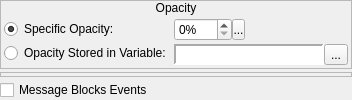
             <widget class="QWidget" name="widget_32" native="true">
              <layout class="QVBoxLayout" name="verticalLayout_14">
               <property name="spacing">
                <number>3</number>
               </property>
               <property name="margin">
                <number>0</number>
               </property>
               <item>
                <widget class="QFrame" name="frame_8">
                 <property name="sizePolicy">
                  <sizepolicy hsizetype="Preferred" vsizetype="Fixed">
                   <horstretch>0</horstretch>
                   <verstretch>0</verstretch>
                  </sizepolicy>
                 </property>
                 <property name="frameShape">
                  <enum>QFrame::StyledPanel</enum>
                 </property>
                 <property name="frameShadow">
                  <enum>QFrame::Raised</enum>
                 </property>
                 <layout class="QVBoxLayout" name="verticalLayout_17">
                  <property name="spacing">
                   <number>0</number>
                  </property>
                  <property name="margin">
                   <number>0</number>
                  </property>
                  <item>
                   <widget class="QLabel" name="label_16">
                    <property name="sizePolicy">
                     <sizepolicy hsizetype="Preferred" vsizetype="Fixed">
                      <horstretch>0</horstretch>
                      <verstretch>0</verstretch>
                     </sizepolicy>
                    </property>
                    <property name="text">
                     <string>Opacity</string>
                    </property>
                    <property name="alignment">
                     <set>Qt::AlignCenter</set>
                    </property>
                   </widget>
                  </item>
                  <item>
                   <widget class="QWidget" name="widget_25" native="true">
                    <layout class="QHBoxLayout" name="horizontalLayout_17">
                     <property name="spacing">
                      <number>3</number>
                     </property>
                     <property name="margin">
                      <number>3</number>
                     </property>
                     <item>
                      <widget class="QWidget" name="widget_26" native="true">
                       <property name="sizePolicy">
                        <sizepolicy hsizetype="Fixed" vsizetype="Preferred">
                         <horstretch>0</horstretch>
                         <verstretch>0</verstretch>
                        </sizepolicy>
                       </property>
                       <layout class="QVBoxLayout" name="verticalLayout_18">
                        <property name="spacing">
                         <number>3</number>
                        </property>
                        <property name="margin">
                         <number>0</number>
                        </property>
                        <item>
                         <widget class="QRadioButton" name="rbSpecificOpacity">
                          <property name="sizePolicy">
                           <sizepolicy hsizetype="Fixed" vsizetype="Fixed">
                            <horstretch>0</horstretch>
                            <verstretch>0</verstretch>
                           </sizepolicy>
                          </property>
                          <property name="text">
                           <string>Specific Opacity:</string>
                          </property>
                          <property name="checked">
                           <bool>true</bool>
                          </property>
                         </widget>
                        </item>
                        <item>
                         <widget class="QRadioButton" name="rbStoredOpacity">
                          <property name="sizePolicy">
                           <sizepolicy hsizetype="Fixed" vsizetype="Fixed">
                            <horstretch>0</horstretch>
                            <verstretch>0</verstretch>
                           </sizepolicy>
                          </property>
                          <property name="text">
                           <string>Opacity Stored in Variable:</string>
                          </property>
                         </widget>
                        </item>
                       </layout>
                      </widget>
                     </item>
                     <item>
                      <widget class="QWidget" name="widget_27" native="true">
                       <layout class="QVBoxLayout" name="verticalLayout_19">
                        <property name="spacing">
                         <number>3</number>
                        </property>
                        <property name="margin">
                         <number>0</number>
                        </property>
                        <item>
                         <widget class="QWidget" name="wOpacity" native="true">
                          <property name="sizePolicy">
                           <sizepolicy hsizetype="Fixed" vsizetype="Fixed">
                            <horstretch>0</horstretch>
                            <verstretch>0</verstretch>
                           </sizepolicy>
                          </property>
                          <layout class="QHBoxLayout" name="horizontalLayout_18">
                           <property name="spacing">
                            <number>0</number>
                           </property>
                           <property name="margin">
                            <number>0</number>
                           </property>
                           <item>
                            <widget class="QSpinBox" name="sbOpacity">
                             <property name="sizePolicy">
                              <sizepolicy hsizetype="Preferred" vsizetype="Fixed">
                               <horstretch>0</horstretch>
                               <verstretch>0</verstretch>
                              </sizepolicy>
                             </property>
                             <property name="accelerated">
                              <bool>true</bool>
                             </property>
                             <property name="suffix">
                              <string>%</string>
                             </property>
                             <property name="maximum">
                              <number>100</number>
                             </property>
                            </widget>
                           </item>
                           <item>
                            <widget class="SpinBoxSideButton" name="bOpacitySideButton">
                             <property name="minimumSize">
                              <size>
                               <width>13</width>
                               <height>21</height>
                              </size>
                             </property>
                             <property name="maximumSize">
                              <size>
                               <width>13</width>
                               <height>21</height>
                              </size>
                             </property>
                             <property name="text">
                              <string>...</string>
                             </property>
                             <property name="icon">
                              <iconset resource="gui_icons.qrc">
                               <normaloff>:/icons/spinBoxSideButton.png</normaloff>:/icons/spinBoxSideButton.png</iconset>
                             </property>
                             <property name="iconSize">
                              <size>
                               <width>8</width>
                               <height>16</height>
                              </size>
                             </property>
                            </widget>
                           </item>
                          </layout>
                         </widget>
                        </item>
                        <item>
                         <widget class="QWidget" name="wOpacityVariable" native="true">
                          <property name="sizePolicy">
                           <sizepolicy hsizetype="Preferred" vsizetype="Fixed">
                            <horstretch>0</horstretch>
                            <verstretch>0</verstretch>
                           </sizepolicy>
                          </property>
                          <layout class="QHBoxLayout" name="horizontalLayout_37">
                           <property name="spacing">
                            <number>0</number>
                           </property>
                           <property name="margin">
                            <number>0</number>
                           </property>
                           <item>
                            <widget class="QLabel" name="lblOpacityVariable">
                             <property name="sizePolicy">
                              <sizepolicy hsizetype="Preferred" vsizetype="Preferred">
                               <horstretch>0</horstretch>
                               <verstretch>0</verstretch>
                              </sizepolicy>
                             </property>
                             <property name="minimumSize">
                              <size>
                               <width>150</width>
                               <height>0</height>
                              </size>
                             </property>
                             <property name="font">
                              <font>
                               <family>Monospace</family>
                              </font>
                             </property>
                             <property name="styleSheet">
                              <string notr="true">background-color: palette(base);</string>
                             </property>
                             <property name="frameShape">
                              <enum>QFrame::Panel</enum>
                             </property>
                             <property name="frameShadow">
                              <enum>QFrame::Sunken</enum>
                             </property>
                             <property name="lineWidth">
                              <number>2</number>
                             </property>
                             <property name="text">
                              <string/>
                             </property>
                            </widget>
                           </item>
                           <item>
                            <widget class="QToolButton" name="bBrowseOpacityVariables">
                             <property name="text">
                              <string>...</string>
                             </property>
                             <property name="icon">
                              <iconset resource="gui_icons.qrc">
                               <normaloff>:/icons/fileopen.png</normaloff>:/icons/fileopen.png</iconset>
                             </property>
                            </widget>
                           </item>
                          </layout>
                         </widget>
                        </item>
                       </layout>
                      </widget>
                     </item>
                    </layout>
                   </widget>
                  </item>
                 </layout>
                </widget>
               </item>
               <item>
                <widget class="QFrame" name="frame_4">
                 <property name="frameShape">
                  <enum>QFrame::StyledPanel</enum>
                 </property>
                 <property name="frameShadow">
                  <enum>QFrame::Raised</enum>
                 </property>
                </widget>
               </item>
               <item>
                <widget class="QCheckBox" name="cbBlockEvents">
                 <property name="text">
                  <string>Message Blocks Events</string>
                 </property>
                </widget>
               </item>
              </layout>
             </widget>
